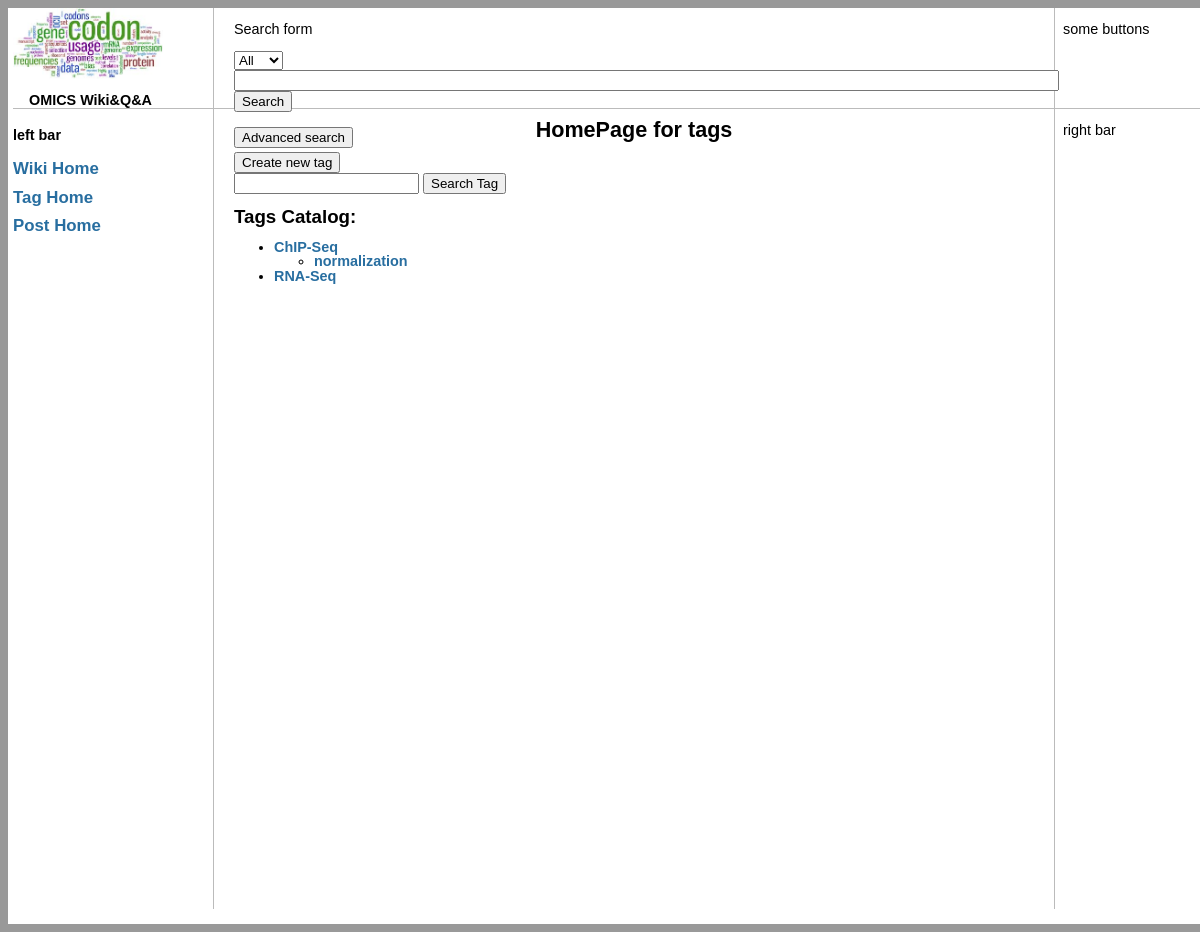
The app's page /tags/ with its own data.
### tags/models.py (models this page shows, shortened)
class Tag(Page):
    name = models.CharField(max_length=255, unique=True)
    parent_page = models.OneToOneField("wiki.Page",parent_link=True)
    count = models.IntegerField(default=0)
    parent = models.ForeignKey('self', related_name = "children",null=True, blank=True)
    node_position = models.IntegerField(default=0)
    PROPOSED, APPROVED, WORKFLOW, SOFTWARE = range(4)
    CATEGORY_CHOICE = [(PROPOSED, "proposed"), (APPROVED,"approved"), (WORKFLOW,"workflow"), (SOFTWARE,"software")]
    categories = models.IntegerField(choices=CATEGORY_CHOICE, default=PROPOSED)
    class Meta:
        get_latest_by= 'node_position'

### tags/views.py (the view)
class TagList(ListView):
    template_name = "tags/index.html"
    queryset = Tag.objects.filter(parent__isnull=True)

### tags/templatetags/tag_custom_tags.py (called while the page is built)
@register.inclusion_tag("tags/show_tags_children.html")
def show_tag_children(tag):
    tag_children_list = tag.children.all()
    return {'tag_list': tag_children_list}

### templates/tags/index.html (shortened to what this page needs)
{% extends 'base.html' %}
{% load tag_custom_tags %}
{% block content %}
<h1> HomePage for tags</h1>
<button type='button' onclick='location.href="{% url "tags:tag-create" %}"'> Create new tag </button>
<form action="" method="get">
<input type="text" name="search_content" />
<input type="submit" value="Search Tag" />
</form>
<h2> Tags Catalog: </h2>
{% if tag_list %}
<ul>
{% for tag in tag_list %}
<li> <a href="{% url 'tags:tag-detail' tag.id %}"> {{tag.name}} </a> </li>
    {% show_tag_children tag %}
{% endfor %}
</ul>
{% else %}
<p> no tags available </p>
{% endif %}
{% endblock content %}

### templates/tags/show_tags_children.html (shortened to what this page needs)
{% load tag_custom_tags %}
<ul>
    {% for tag in tag_list %}
    <li> <a href="{% url 'tags:tag-detail' tag.id %}">{{ tag.name }} </a> </li>
    {% endfor %}
</ul>

### static/base.css (style rules this page uses)
body { background-position:center; background-color:#999999; font-family:Verdana,Tahoma,Arial,sans-serif; font-size:0.9em; line-height:100%; }
h1 { font-size:1.5em; text-align:center; }
a { background-color:inherit; color:#286ea0; font-weight:600; text-decoration:none; }
#content h2 { font-size:1.3em; }

### records on screen
Tag: name "ChIP-Seq"
Tag: name "normalization"
Tag: name "RNA-Seq"
